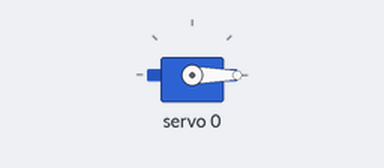
The sketch below on a simulated Arduino Uno, built with avr-gcc and run on an emulated ATmega328P. On the bench: servo.

Above: at 0.1 s.
At 22.1 s:
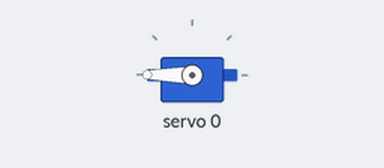
Timing chart, 0 to 23.6 s (numbered marks = the images above):
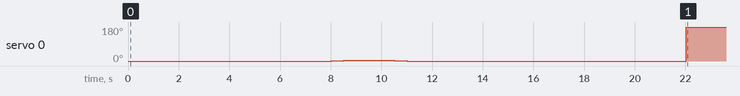

The sketch:

testUnitario.ino
```cpp
#include <Wire.h>
#include <Adafruit_PWMServoDriver.h>

//--------------------------------------------------------------------
// Configuración de la librería Adafruit PCA9685

Adafruit_PWMServoDriver pwm = Adafruit_PWMServoDriver();
#define SERVO_MIN 150  // Pulso mínimo del servo (ajusta según tu servo)
#define SERVO_MAX 600  // Pulso máximo del servo (ajusta según tu servo)

#define SERVO_NUM DERECHO_SUP  // Número del servo que quieres mover

// Definición de los servos
#define DERECHO_SUP 0
#define DERECHO_INF 1
#define IZQUIERDO_SUP 2
#define IZQUIERDO_INF 3
#define DELANTERO 4

//--------------------------------------------------------------------
// Función para mover un servo a un ángulo específico

void setServoAngle(uint8_t servoNum, uint16_t angle) {
  uint16_t pulse = map(angle, 0, 180, SERVO_MIN, SERVO_MAX);
  pwm.writeMicroseconds(servoNum, pulse);
}

//--------------------------------------------------------------------
// Función setup de Arduino para iniciar la posición de los servos y el puerto serie

void setup() {
  Serial.begin(9600);

  // Iniciar la conexión I2C
  pwm.begin();
  pwm.setPWMFreq(60);  // Frecuencia de 60 Hz para los servos

  // Configurar la posición inicial del servo
  setServoAngle(SERVO_NUM, 90); // Posición inicial de 90 grados
}

//--------------------------------------------------------------------
// Función loop principal de Arduino para mover el servo

void loop() {
  // Mover el servo de 0 a 180 grados y luego de vuelta a 0
  for (uint16_t angle = 0; angle <= 180; angle += 10) {
    setServoAngle(SERVO_NUM, angle);
    delay(500);  // Esperar 500 ms
  }

  for (uint16_t angle = 180; angle >= 0; angle -= 10) {
    setServoAngle(SERVO_NUM, angle);
    delay(500);  // Esperar 500 ms
  }
}
```

Measured:
- by itself, servo 0: 0° → 1° at 8.0 s, → 3° 0.50 s later, → 5° 0.50 s later, → 3° 1.0 s later, … (7 changes in this stretch)
